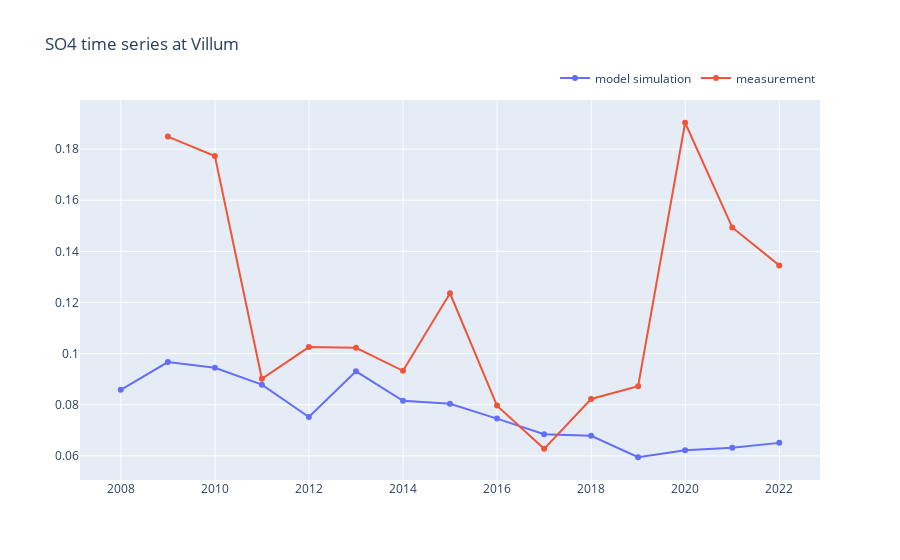

Notebook code cell kept with this figure:
### Markdown cell above
## 3. Interannual variation (annual mean)

### Code cell
# Look at annual mean
chemical,station = 'SO4','Villum'   # Choose from 'SO2', 'SO4', 'NH4', 'NO3', and 'PM2.5' for chemical, 
                                    # and 'Villum','Spitzbergen','Alert' for station
df = get_station_data(station)
annual_df = df.groupby(pd.Grouper(freq='1Y')).mean()

# Without standard deviation
plot_time_series(chemical,station,df=annual_df)

### Figure 1 — Plotly figure (JSON) as saved in the notebook; plotly's stock layout.template omitted (floating-point values rounded to 4 significant figures)
{"data": [{"name": "model simulation", "type": "scatter", "x": ["2007-12-31T00:00:00", "2008-12-31T00:00:00", "2009-12-31T00:00:00", "2010-12-31T00:00:00", "2011-12-31T00:00:00", "2012-12-31T00:00:00", "2013-12-31T00:00:00", "2014-12-31T00:00:00", "2015-12-31T00:00:00", "2016-12-31T00:00:00", "2017-12-31T00:00:00", "2018-12-31T00:00:00", "2019-12-31T00:00:00", "2020-12-31T00:00:00", "2021-12-31T00:00:00"], "y": [0.08585, 0.09671, 0.09448, 0.08787, 0.07519, 0.09308, 0.08154, 0.08038, 0.07458, 0.06844, 0.06785, 0.05945, 0.06219, 0.06321, 0.06508]}, {"name": "measurement", "type": "scatter", "x": ["2007-12-31T00:00:00", "2008-12-31T00:00:00", "2009-12-31T00:00:00", "2010-12-31T00:00:00", "2011-12-31T00:00:00", "2012-12-31T00:00:00", "2013-12-31T00:00:00", "2014-12-31T00:00:00", "2015-12-31T00:00:00", "2016-12-31T00:00:00", "2017-12-31T00:00:00", "2018-12-31T00:00:00", "2019-12-31T00:00:00", "2020-12-31T00:00:00", "2021-12-31T00:00:00"], "y": [null, 0.1849, 0.1773, 0.09015, 0.1026, 0.1023, 0.09327, 0.1236, 0.07965, 0.06275, 0.08227, 0.08724, 0.1903, 0.1494, 0.1345]}], "layout": {"legend": {"orientation": "h", "x": 1, "xanchor": "right", "y": 1.02, "yanchor": "bottom"}, "showlegend": true, "title": {"text": "SO4 time series at Villum"}}}
